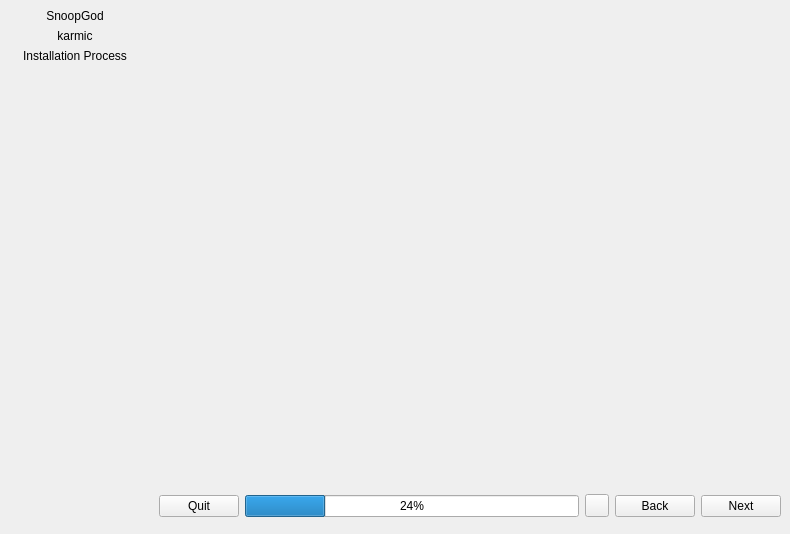
<?xml version="1.0" encoding="UTF-8"?>
<ui version="4.0">
 <class>MainWindow</class>
 <widget class="QMainWindow" name="MainWindow">
  <property name="geometry">
   <rect>
    <x>0</x>
    <y>0</y>
    <width>790</width>
    <height>534</height>
   </rect>
  </property>
  <property name="windowTitle">
   <string>MainWindow</string>
  </property>
  <widget class="QWidget" name="centralwidget">
   <layout class="QGridLayout" name="gridLayout">
    <property name="margin">
     <number>0</number>
    </property>
    <property name="spacing">
     <number>0</number>
    </property>
    <item row="1" column="1">
     <widget class="QFrame" name="footer_frame">
      <property name="sizePolicy">
       <sizepolicy hsizetype="Preferred" vsizetype="Fixed">
        <horstretch>0</horstretch>
        <verstretch>0</verstretch>
       </sizepolicy>
      </property>
      <layout class="QHBoxLayout" name="horizontalLayout_8">
       <item>
        <widget class="QStackedWidget" name="progress_stack">
         <property name="sizePolicy">
          <sizepolicy hsizetype="Preferred" vsizetype="Minimum">
           <horstretch>0</horstretch>
           <verstretch>0</verstretch>
          </sizepolicy>
         </property>
         <widget class="QWidget" name="progress_widget">
          <layout class="QHBoxLayout" name="horizontalLayout_5">
           <property name="margin">
            <number>0</number>
           </property>
           <item>
            <widget class="QPushButton" name="quit">
             <property name="text">
              <string>Quit</string>
             </property>
             <property name="autoDefault">
              <bool>true</bool>
             </property>
            </widget>
           </item>
           <item>
            <widget class="QProgressBar" name="progressBar">
             <property name="value">
              <number>24</number>
             </property>
            </widget>
           </item>
           <item>
            <widget class="QToolButton" name="progressCancel"/>
           </item>
          </layout>
         </widget>
         <widget class="QWidget" name="progress_placeholder">
          <layout class="QHBoxLayout" name="horizontalLayout_6">
           <item>
            <spacer name="horizontalSpacer_5">
             <property name="orientation">
              <enum>Qt::Horizontal</enum>
             </property>
             <property name="sizeHint" stdset="0">
              <size>
               <width>12</width>
               <height>20</height>
              </size>
             </property>
            </spacer>
           </item>
          </layout>
         </widget>
        </widget>
       </item>
       <item>
        <widget class="QWidget" name="navigation" native="true">
         <layout class="QHBoxLayout" name="horizontalLayout_2">
          <property name="margin">
           <number>0</number>
          </property>
          <item>
           <widget class="QPushButton" name="back">
            <property name="text">
             <string>Back</string>
            </property>
            <property name="autoDefault">
             <bool>true</bool>
            </property>
           </widget>
          </item>
          <item>
           <widget class="QPushButton" name="next">
            <property name="text">
             <string>Next</string>
            </property>
            <property name="autoDefault">
             <bool>true</bool>
            </property>
           </widget>
          </item>
         </layout>
        </widget>
       </item>
      </layout>
     </widget>
    </item>
    <item row="0" column="0" rowspan="2">
     <widget class="QWidget" name="sidebar_widget" native="true">
      <property name="sizePolicy">
       <sizepolicy hsizetype="Fixed" vsizetype="MinimumExpanding">
        <horstretch>0</horstretch>
        <verstretch>0</verstretch>
       </sizepolicy>
      </property>
      <property name="minimumSize">
       <size>
        <width>150</width>
        <height>0</height>
       </size>
      </property>
      <property name="maximumSize">
       <size>
        <width>150</width>
        <height>16777215</height>
       </size>
      </property>
      <layout class="QVBoxLayout" name="verticalLayout_3">
       <property name="spacing">
        <number>0</number>
       </property>
       <property name="margin">
        <number>0</number>
       </property>
       <item>
        <widget class="QFrame" name="sidebar_header_frame">
         <property name="sizePolicy">
          <sizepolicy hsizetype="Preferred" vsizetype="Minimum">
           <horstretch>0</horstretch>
           <verstretch>0</verstretch>
          </sizepolicy>
         </property>
         <layout class="QVBoxLayout" name="verticalLayout_4">
          <item>
           <widget class="QLabel" name="distro_name_label">
            <property name="text">
             <string>SnoopGod</string>
            </property>
            <property name="scaledContents">
             <bool>false</bool>
            </property>
            <property name="alignment">
             <set>Qt::AlignHCenter|Qt::AlignTop</set>
            </property>
           </widget>
          </item>
          <item>
           <widget class="QLabel" name="distro_release_label">
            <property name="text">
             <string>karmic</string>
            </property>
            <property name="alignment">
             <set>Qt::AlignHCenter|Qt::AlignTop</set>
            </property>
           </widget>
          </item>
          <item>
           <widget class="QLabel" name="install_process_label">
            <property name="text">
             <string>Installation Process</string>
            </property>
            <property name="alignment">
             <set>Qt::AlignHCenter|Qt::AlignTop</set>
            </property>
           </widget>
          </item>
         </layout>
        </widget>
       </item>
       <item>
        <widget class="QWidget" name="steps_widget" native="true">
         <property name="sizePolicy">
          <sizepolicy hsizetype="Expanding" vsizetype="MinimumExpanding">
           <horstretch>0</horstretch>
           <verstretch>0</verstretch>
          </sizepolicy>
         </property>
         <layout class="QVBoxLayout" name="verticalLayout_5">
          <property name="spacing">
           <number>0</number>
          </property>
          <property name="margin">
           <number>0</number>
          </property>
         </layout>
        </widget>
       </item>
       <item>
        <widget class="QFrame" name="sidebar_footer_frame">
         <property name="sizePolicy">
          <sizepolicy hsizetype="Minimum" vsizetype="Minimum">
           <horstretch>0</horstretch>
           <verstretch>0</verstretch>
          </sizepolicy>
         </property>
         <layout class="QHBoxLayout" name="horizontalLayout_7">
          <property name="margin">
           <number>0</number>
          </property>
         </layout>
        </widget>
       </item>
      </layout>
     </widget>
    </item>
    <item row="0" column="1">
     <widget class="QWidget" name="setup_page" native="true">
      <layout class="QHBoxLayout" name="setup_page_layout">
       <property name="margin">
        <number>1</number>
       </property>
       <item>
        <spacer name="setup_left_spacer">
         <property name="orientation">
          <enum>Qt::Horizontal</enum>
         </property>
         <property name="sizeType">
          <enum>QSizePolicy::Preferred</enum>
         </property>
         <property name="sizeHint" stdset="0">
          <size>
           <width>12</width>
           <height>20</height>
          </size>
         </property>
        </spacer>
       </item>
       <item>
        <widget class="QWidget" name="content_widget" native="true">
         <property name="sizePolicy">
          <sizepolicy hsizetype="Expanding" vsizetype="Preferred">
           <horstretch>0</horstretch>
           <verstretch>0</verstretch>
          </sizepolicy>
         </property>
         <property name="maximumSize">
          <size>
           <width>1000</width>
           <height>16777215</height>
          </size>
         </property>
        </widget>
       </item>
       <item>
        <spacer name="setup_right_spacer">
         <property name="orientation">
          <enum>Qt::Horizontal</enum>
         </property>
         <property name="sizeType">
          <enum>QSizePolicy::Preferred</enum>
         </property>
         <property name="sizeHint" stdset="0">
          <size>
           <width>12</width>
           <height>20</height>
          </size>
         </property>
        </spacer>
       </item>
      </layout>
     </widget>
    </item>
   </layout>
  </widget>
 </widget>
 <tabstops>
  <tabstop>next</tabstop>
  <tabstop>back</tabstop>
  <tabstop>progressCancel</tabstop>
 </tabstops>
 <resources/>
 <connections/>
</ui>
